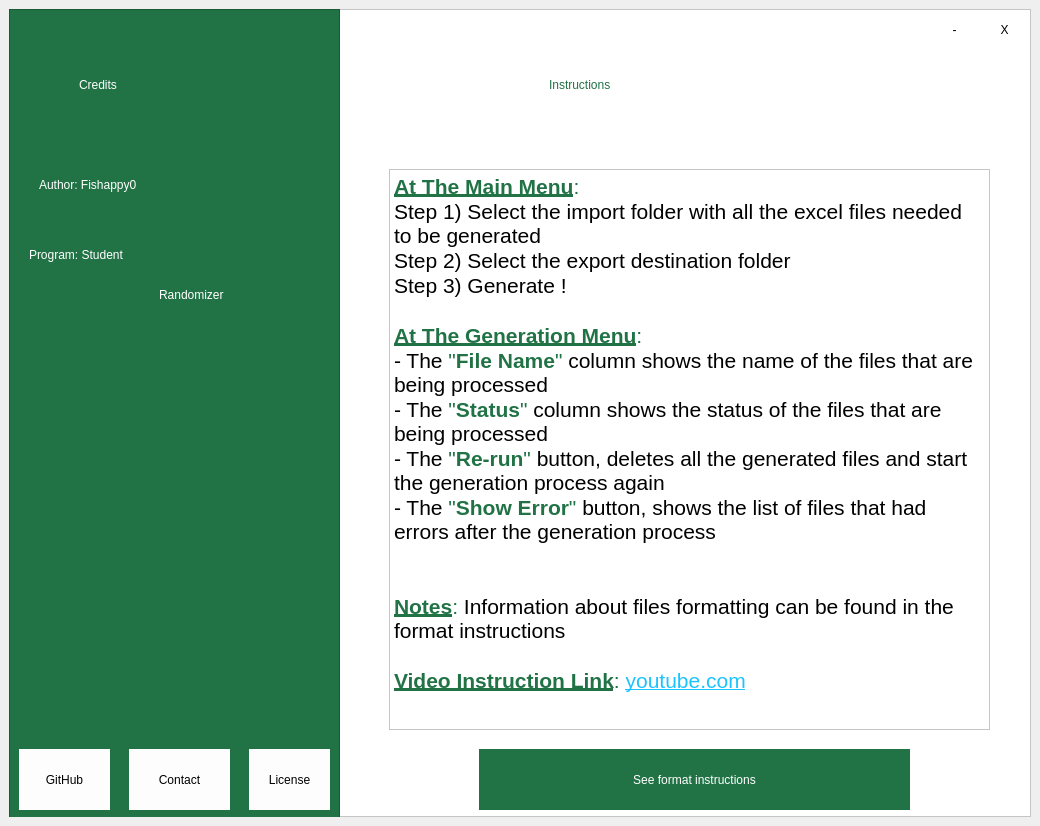
<?xml version="1.0" encoding="UTF-8"?>
<ui version="4.0">
 <class>MainWindow</class>
 <widget class="QMainWindow" name="MainWindow">
  <property name="geometry">
   <rect>
    <x>0</x>
    <y>0</y>
    <width>1040</width>
    <height>826</height>
   </rect>
  </property>
  <property name="minimumSize">
   <size>
    <width>1040</width>
    <height>826</height>
   </size>
  </property>
  <property name="maximumSize">
   <size>
    <width>1040</width>
    <height>826</height>
   </size>
  </property>
  <property name="windowTitle">
   <string>Credits</string>
  </property>
  <widget class="QWidget" name="centralwidget">
   <layout class="QVBoxLayout" name="verticalLayout">
    <item>
     <widget class="QFrame" name="main_window">
      <property name="styleSheet">
       <string notr="true">QFrame{
	background-color: rgb(255, 255, 255);
}</string>
      </property>
      <property name="frameShape">
       <enum>QFrame::StyledPanel</enum>
      </property>
      <property name="frameShadow">
       <enum>QFrame::Raised</enum>
      </property>
      <widget class="QFrame" name="secondary_window">
       <property name="geometry">
        <rect>
         <x>0</x>
         <y>0</y>
         <width>331</width>
         <height>811</height>
        </rect>
       </property>
       <property name="styleSheet">
        <string notr="true">QFrame {
	background-color: rgb(33, 115, 70);
}</string>
       </property>
       <property name="frameShape">
        <enum>QFrame::StyledPanel</enum>
       </property>
       <property name="frameShadow">
        <enum>QFrame::Raised</enum>
       </property>
       <widget class="QLabel" name="credits_text">
        <property name="geometry">
         <rect>
          <x>70</x>
          <y>50</y>
          <width>161</width>
          <height>51</height>
         </rect>
        </property>
        <property name="styleSheet">
         <string notr="true">QLabel {
	border: none;
	color:white;
	font: 650 36pt &quot;Segoe UI&quot;;
}</string>
        </property>
        <property name="text">
         <string>Credits</string>
        </property>
       </widget>
       <widget class="QLabel" name="author_text">
        <property name="geometry">
         <rect>
          <x>30</x>
          <y>150</y>
          <width>251</width>
          <height>51</height>
         </rect>
        </property>
        <property name="styleSheet">
         <string notr="true">QLabel {
	border: none;
	color:white;
	font: 550 22pt &quot;Segoe UI&quot;;
}</string>
        </property>
        <property name="text">
         <string>Author: Fishappy0</string>
        </property>
       </widget>
       <widget class="QLabel" name="program_text">
        <property name="geometry">
         <rect>
          <x>20</x>
          <y>220</y>
          <width>251</width>
          <height>51</height>
         </rect>
        </property>
        <property name="styleSheet">
         <string notr="true">QLabel {
	border: none;
	color:white;
	font: 550 22pt &quot;Segoe UI&quot;;
}</string>
        </property>
        <property name="text">
         <string>Program: Student </string>
        </property>
       </widget>
       <widget class="QLabel" name="program_text_2">
        <property name="geometry">
         <rect>
          <x>150</x>
          <y>270</y>
          <width>161</width>
          <height>31</height>
         </rect>
        </property>
        <property name="styleSheet">
         <string notr="true">QLabel {
	border: none;
	color:white;
	font: 550 22pt &quot;Segoe UI&quot;;
}</string>
        </property>
        <property name="text">
         <string>Randomizer</string>
        </property>
       </widget>
       <widget class="QPushButton" name="github_button">
        <property name="geometry">
         <rect>
          <x>10</x>
          <y>740</y>
          <width>91</width>
          <height>61</height>
         </rect>
        </property>
        <property name="styleSheet">
         <string notr="true">QPushButton{
	border: 5px;
	background-color: rgb(253, 253, 253);
	font: 18pt &quot;Segoe UI&quot;;
}
QPushButton:hover {
	background-color: rgb(211, 240, 224);
}

</string>
        </property>
        <property name="text">
         <string>GitHub</string>
        </property>
       </widget>
       <widget class="QPushButton" name="contact_button">
        <property name="geometry">
         <rect>
          <x>120</x>
          <y>740</y>
          <width>101</width>
          <height>61</height>
         </rect>
        </property>
        <property name="styleSheet">
         <string notr="true">QPushButton{
	border: 5px;
	background-color: rgb(253, 253, 253);
	font: 18pt &quot;Segoe UI&quot;;
}
QPushButton:hover {
	background-color: rgb(211, 240, 224);
}

</string>
        </property>
        <property name="text">
         <string>Contact</string>
        </property>
       </widget>
       <widget class="QPushButton" name="license_button">
        <property name="geometry">
         <rect>
          <x>240</x>
          <y>740</y>
          <width>81</width>
          <height>61</height>
         </rect>
        </property>
        <property name="styleSheet">
         <string notr="true">QPushButton{
	border: 5px;
	background-color: rgb(253, 253, 253);
	font: 18pt &quot;Segoe UI&quot;;
}
QPushButton:hover {
	background-color: rgb(211, 240, 224);
}

</string>
        </property>
        <property name="text">
         <string>License</string>
        </property>
       </widget>
      </widget>
      <widget class="QPushButton" name="close_button">
       <property name="geometry">
        <rect>
         <x>970</x>
         <y>0</y>
         <width>51</width>
         <height>41</height>
        </rect>
       </property>
       <property name="styleSheet">
        <string notr="true">QPushButton {
	border: none;
	font: 500 23pt &quot;Segoe UI&quot;;
}
QPushButton:hover{
	background-color:rgb(235, 0, 0);
	color: white;
}</string>
       </property>
       <property name="text">
        <string>X</string>
       </property>
      </widget>
      <widget class="QPushButton" name="minimize_button">
       <property name="geometry">
        <rect>
         <x>920</x>
         <y>0</y>
         <width>51</width>
         <height>41</height>
        </rect>
       </property>
       <property name="styleSheet">
        <string notr="true">QPushButton {
	border: none;
	font: 100 38pt &quot;Segoe UI&quot;;
}
QPushButton:hover{
	background-color: rgb(179, 179, 179)
}</string>
       </property>
       <property name="text">
        <string>-</string>
       </property>
      </widget>
      <widget class="QLabel" name="instruction_text">
       <property name="geometry">
        <rect>
         <x>540</x>
         <y>50</y>
         <width>271</width>
         <height>51</height>
        </rect>
       </property>
       <property name="styleSheet">
        <string notr="true">QLabel {
	border: none;
	color: rgb(33, 115, 70);
	font: 650 36pt &quot;Segoe UI&quot;;
}</string>
       </property>
       <property name="text">
        <string>Instructions</string>
       </property>
      </widget>
      <widget class="QTextBrowser" name="instruction_text_2">
       <property name="geometry">
        <rect>
         <x>380</x>
         <y>160</y>
         <width>601</width>
         <height>561</height>
        </rect>
       </property>
       <property name="html">
        <string>&lt;!DOCTYPE HTML PUBLIC &quot;-//W3C//DTD HTML 4.0//EN&quot; &quot;http://www.w3.org/TR/REC-html40/strict.dtd&quot;&gt;
&lt;html&gt;&lt;head&gt;&lt;meta name=&quot;qrichtext&quot; content=&quot;1&quot; /&gt;&lt;style type=&quot;text/css&quot;&gt;
p, li { white-space: pre-wrap; }
&lt;/style&gt;&lt;/head&gt;&lt;body style=&quot; font-family:'MS Shell Dlg 2'; font-size:8.25pt; font-weight:400; font-style:normal;&quot;&gt;
&lt;p style=&quot; margin-top:0px; margin-bottom:0px; margin-left:0px; margin-right:0px; -qt-block-indent:0; text-indent:0px;&quot;&gt;&lt;span style=&quot; font-size:16pt; font-weight:600; text-decoration: underline; color:#217346;&quot;&gt;At The Main Menu&lt;/span&gt;&lt;span style=&quot; font-size:16pt; color:#217346;&quot;&gt;:&lt;/span&gt;&lt;/p&gt;
&lt;p style=&quot; margin-top:0px; margin-bottom:0px; margin-left:0px; margin-right:0px; -qt-block-indent:0; text-indent:0px;&quot;&gt;&lt;span style=&quot; font-size:16pt; color:#000000;&quot;&gt;Step 1) Select the import folder with all the excel files needed to be generated&lt;/span&gt;&lt;/p&gt;
&lt;p style=&quot; margin-top:0px; margin-bottom:0px; margin-left:0px; margin-right:0px; -qt-block-indent:0; text-indent:0px;&quot;&gt;&lt;span style=&quot; font-size:16pt; color:#000000;&quot;&gt;Step 2) Select the export destination folder&lt;/span&gt;&lt;/p&gt;
&lt;p style=&quot; margin-top:0px; margin-bottom:0px; margin-left:0px; margin-right:0px; -qt-block-indent:0; text-indent:0px;&quot;&gt;&lt;span style=&quot; font-size:16pt; color:#000000;&quot;&gt;Step 3) Generate !&lt;/span&gt;&lt;/p&gt;
&lt;p style=&quot;-qt-paragraph-type:empty; margin-top:0px; margin-bottom:0px; margin-left:0px; margin-right:0px; -qt-block-indent:0; text-indent:0px; font-size:16pt; color:#217346;&quot;&gt;&lt;br /&gt;&lt;/p&gt;
&lt;p style=&quot; margin-top:0px; margin-bottom:0px; margin-left:0px; margin-right:0px; -qt-block-indent:0; text-indent:0px;&quot;&gt;&lt;span style=&quot; font-size:16pt; font-weight:600; text-decoration: underline; color:#217346;&quot;&gt;At The Generation Menu&lt;/span&gt;&lt;span style=&quot; font-size:16pt; color:#217346;&quot;&gt;:&lt;/span&gt;&lt;/p&gt;
&lt;p style=&quot; margin-top:0px; margin-bottom:0px; margin-left:0px; margin-right:0px; -qt-block-indent:0; text-indent:0px;&quot;&gt;&lt;span style=&quot; font-size:16pt; color:#000000;&quot;&gt;- The &lt;/span&gt;&lt;span style=&quot; font-size:16pt; color:#217346;&quot;&gt;&amp;quot;&lt;/span&gt;&lt;span style=&quot; font-size:16pt; font-weight:600; color:#217346;&quot;&gt;File Name&lt;/span&gt;&lt;span style=&quot; font-size:16pt; color:#217346;&quot;&gt;&amp;quot; &lt;/span&gt;&lt;span style=&quot; font-size:16pt; color:#000000;&quot;&gt;column shows the name of the files that are being processed&lt;/span&gt;&lt;/p&gt;
&lt;p style=&quot; margin-top:0px; margin-bottom:0px; margin-left:0px; margin-right:0px; -qt-block-indent:0; text-indent:0px;&quot;&gt;&lt;span style=&quot; font-size:16pt; color:#000000;&quot;&gt;- The&lt;/span&gt;&lt;span style=&quot; font-size:16pt; color:#217346;&quot;&gt; &amp;quot;&lt;/span&gt;&lt;span style=&quot; font-size:16pt; font-weight:600; color:#217346;&quot;&gt;Status&lt;/span&gt;&lt;span style=&quot; font-size:16pt; color:#217346;&quot;&gt;&amp;quot; &lt;/span&gt;&lt;span style=&quot; font-size:16pt; color:#000000;&quot;&gt;column shows the status of the files that are being processed&lt;/span&gt;&lt;/p&gt;
&lt;p style=&quot; margin-top:0px; margin-bottom:0px; margin-left:0px; margin-right:0px; -qt-block-indent:0; text-indent:0px;&quot;&gt;&lt;span style=&quot; font-size:16pt; color:#000000;&quot;&gt;- The &lt;/span&gt;&lt;span style=&quot; font-size:16pt; color:#217346;&quot;&gt;&amp;quot;&lt;/span&gt;&lt;span style=&quot; font-size:16pt; font-weight:600; color:#217346;&quot;&gt;Re-run&lt;/span&gt;&lt;span style=&quot; font-size:16pt; color:#217346;&quot;&gt;&amp;quot; &lt;/span&gt;&lt;span style=&quot; font-size:16pt; color:#000000;&quot;&gt;button, deletes all the generated files and start the generation process again&lt;/span&gt;&lt;/p&gt;
&lt;p style=&quot; margin-top:0px; margin-bottom:0px; margin-left:0px; margin-right:0px; -qt-block-indent:0; text-indent:0px;&quot;&gt;&lt;span style=&quot; font-size:16pt; color:#000000;&quot;&gt;- The&lt;/span&gt;&lt;span style=&quot; font-size:16pt; color:#217346;&quot;&gt; &amp;quot;&lt;/span&gt;&lt;span style=&quot; font-size:16pt; font-weight:600; color:#217346;&quot;&gt;Show Error&lt;/span&gt;&lt;span style=&quot; font-size:16pt; color:#217346;&quot;&gt;&amp;quot; &lt;/span&gt;&lt;span style=&quot; font-size:16pt; color:#000000;&quot;&gt;button, shows the list of files that had errors after the generation process&lt;/span&gt;&lt;/p&gt;
&lt;p style=&quot;-qt-paragraph-type:empty; margin-top:0px; margin-bottom:0px; margin-left:0px; margin-right:0px; -qt-block-indent:0; text-indent:0px; font-size:16pt; color:#217346;&quot;&gt;&lt;br /&gt;&lt;/p&gt;
&lt;p style=&quot;-qt-paragraph-type:empty; margin-top:0px; margin-bottom:0px; margin-left:0px; margin-right:0px; -qt-block-indent:0; text-indent:0px; font-size:16pt; color:#217346;&quot;&gt;&lt;br /&gt;&lt;/p&gt;
&lt;p style=&quot; margin-top:0px; margin-bottom:0px; margin-left:0px; margin-right:0px; -qt-block-indent:0; text-indent:0px;&quot;&gt;&lt;span style=&quot; font-size:16pt; font-weight:600; text-decoration: underline; color:#217346;&quot;&gt;Notes&lt;/span&gt;&lt;span style=&quot; font-size:16pt; color:#217346;&quot;&gt;: &lt;/span&gt;&lt;span style=&quot; font-size:16pt; color:#000000;&quot;&gt;Information about files formatting can be found in the format instructions&lt;/span&gt;&lt;/p&gt;
&lt;p style=&quot;-qt-paragraph-type:empty; margin-top:0px; margin-bottom:0px; margin-left:0px; margin-right:0px; -qt-block-indent:0; text-indent:0px; font-size:16pt; color:#217346;&quot;&gt;&lt;br /&gt;&lt;/p&gt;
&lt;p style=&quot; margin-top:0px; margin-bottom:0px; margin-left:0px; margin-right:0px; -qt-block-indent:0; text-indent:0px;&quot;&gt;&lt;span style=&quot; font-size:16pt; font-weight:600; text-decoration: underline; color:#217346;&quot;&gt;Video Instruction Link&lt;/span&gt;&lt;span style=&quot; font-size:16pt; color:#217346;&quot;&gt;: &lt;/span&gt;&lt;span style=&quot; font-size:16pt; text-decoration: underline; color:#1cc3ff;&quot;&gt;youtube.com&lt;/span&gt;&lt;/p&gt;&lt;/body&gt;&lt;/html&gt;</string>
       </property>
      </widget>
      <widget class="QPushButton" name="contact_button_2">
       <property name="geometry">
        <rect>
         <x>470</x>
         <y>740</y>
         <width>431</width>
         <height>61</height>
        </rect>
       </property>
       <property name="styleSheet">
        <string notr="true">QPushButton{
	border: 5px;
	background-color: rgb(33, 115, 70);
	color: white;
	font: 550 22pt &quot;Segoe UI&quot;;
}
QPushButton:hover {
	background-color: rgb(49, 173, 105);
}

</string>
       </property>
       <property name="text">
        <string>See format instructions</string>
       </property>
      </widget>
     </widget>
    </item>
   </layout>
  </widget>
 </widget>
 <resources/>
 <connections/>
</ui>
